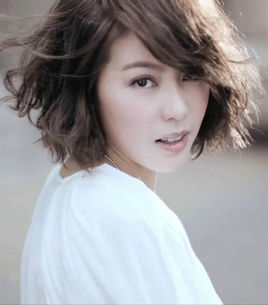
#> input picture CV/pics/1.jpg, 268 x 305 px
$ python gamma.py
#> lines starting #> are read from the running program, lines starting #| are printed output that depends on the picture
#> further down, img is the input picture: shape (305, 268, 3); mean B, G, R 157.5, 155.1, 157.3
import cv2


def make_table(gamma):
#> called with gamma = 10
    assert gamma>0, 'Invalid gamma!'
    table = dict()
    for i in range(256):
        value = (i+0.5)/256
        value = value**(1/gamma)
        value = int(value*256 - 0.5)
        table[i] = value

    return table


def gamma_trans(gamma,img):
    img_copy = img.copy()
    table = make_table(gamma)
    for i in range(256):
        img[img_copy==i] = table[i]
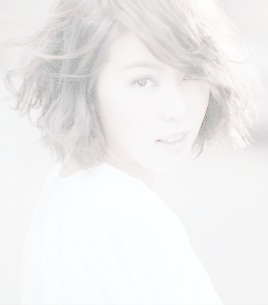
#> img: shape (305, 268, 3); mean B, G, R 239.2, 239.1, 240.1
    return img

if __name__ == '__main__':
    img = cv2.imread('./pics/1.jpg')
    img = gamma_trans(10,img)
    cv2.imshow('res',img)
    cv2.waitKey(0)
    cv2.destroyAllWindows()
